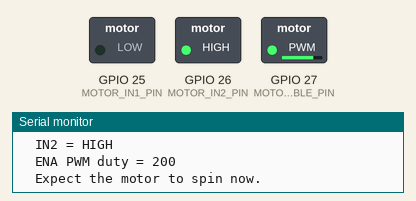
This sketch was run on a simulated ESP32. On the bench: switched loads named in the sketch (green lamp = pin HIGH), the last lines printed to the serial monitor.

Above: at 0.55 s.
At 4.25 s:
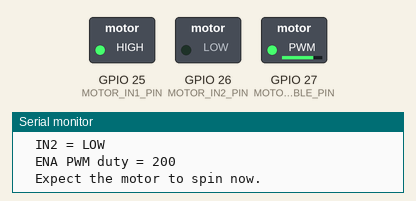
At 8.05 s:
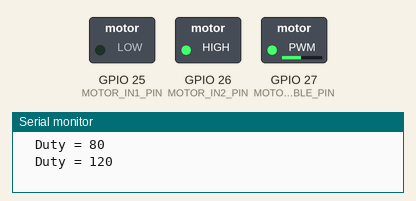
At 15.55 s:
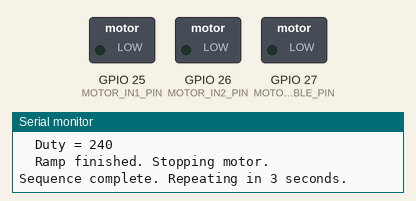
Timing chart, 0 to 20.2 s (numbered marks = the images above):
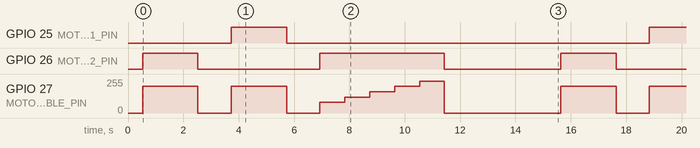

The sketch:

Motor_Pin_Test.ino
```cpp
#include <Arduino.h>

// Select which wiring layout to test.
// 0 = ESP32 driver used in this repo: IN1/IN2/ENA on 25/26/27
// 1 = Arduino Motor Shield style: DIRECTION/PWM/BRAKE on 12/3/9
// Uncomment one of the lines below to force a layout.
// #define MOTOR_TEST_LAYOUT 0
// #define MOTOR_TEST_LAYOUT 1
#ifndef MOTOR_TEST_LAYOUT
  #if defined(ARDUINO_ARCH_ESP32)
    #define MOTOR_TEST_LAYOUT 0
  #else
    #define MOTOR_TEST_LAYOUT 1
  #endif
#endif

constexpr unsigned long RUN_TIME_MS = 2000;
constexpr unsigned long STOP_TIME_MS = 1200;

#if MOTOR_TEST_LAYOUT == 0
constexpr int MOTOR_IN1_PIN = 25;
constexpr int MOTOR_IN2_PIN = 26;
constexpr int MOTOR_ENABLE_PIN = 27;
constexpr int MOTOR_PWM_FREQ = 20000;
constexpr int MOTOR_PWM_RESOLUTION = 8;
constexpr int TEST_DUTY = 200;
const int rampDuties[] = {80, 120, 160, 200, 240};
#elif MOTOR_TEST_LAYOUT == 1
constexpr int DIRECTION_PIN = 12;
constexpr int PWM_PIN = 3;
constexpr int BRAKE_PIN = 9;
constexpr int TEST_DUTY = 110;
const int rampDuties[] = {60, 90, 120, 150, 180};
#else
  #error Unsupported MOTOR_TEST_LAYOUT value
#endif

constexpr size_t RAMP_STEP_COUNT = sizeof(rampDuties) / sizeof(rampDuties[0]);

void stopMotor() {
#if MOTOR_TEST_LAYOUT == 0
  digitalWrite(MOTOR_IN1_PIN, LOW);
  digitalWrite(MOTOR_IN2_PIN, LOW);
  ledcWrite(MOTOR_ENABLE_PIN, 0);
#else
  analogWrite(PWM_PIN, 0);
  digitalWrite(BRAKE_PIN, HIGH);
#endif
}

void driveDirectionA(int duty) {
#if MOTOR_TEST_LAYOUT == 0
  digitalWrite(MOTOR_IN1_PIN, LOW);
  digitalWrite(MOTOR_IN2_PIN, HIGH);
  ledcWrite(MOTOR_ENABLE_PIN, duty);
#else
  digitalWrite(DIRECTION_PIN, LOW);
  digitalWrite(BRAKE_PIN, LOW);
  analogWrite(PWM_PIN, duty);
#endif
}

void driveDirectionB(int duty) {
#if MOTOR_TEST_LAYOUT == 0
  digitalWrite(MOTOR_IN1_PIN, HIGH);
  digitalWrite(MOTOR_IN2_PIN, LOW);
  ledcWrite(MOTOR_ENABLE_PIN, duty);
#else
  digitalWrite(DIRECTION_PIN, HIGH);
  digitalWrite(BRAKE_PIN, LOW);
  analogWrite(PWM_PIN, duty);
#endif
}

void printPins() {
#if MOTOR_TEST_LAYOUT == 0
  Serial.println("Layout: ESP32 IN1/IN2/ENA");
  Serial.print("IN1 pin: ");
  Serial.println(MOTOR_IN1_PIN);
  Serial.print("IN2 pin: ");
  Serial.println(MOTOR_IN2_PIN);
  Serial.print("ENA pin: ");
  Serial.println(MOTOR_ENABLE_PIN);
#else
  Serial.println("Layout: Arduino DIRECTION/PWM/BRAKE");
  Serial.print("Direction pin: ");
  Serial.println(DIRECTION_PIN);
  Serial.print("PWM pin: ");
  Serial.println(PWM_PIN);
  Serial.print("Brake pin: ");
  Serial.println(BRAKE_PIN);
#endif
}

void printDirectionState(const char* label, bool directionA, int duty) {
  Serial.println();
  Serial.print(label);
  Serial.println(":");

#if MOTOR_TEST_LAYOUT == 0
  Serial.print("  IN1 = ");
  Serial.println(directionA ? "LOW" : "HIGH");
  Serial.print("  IN2 = ");
  Serial.println(directionA ? "HIGH" : "LOW");
  Serial.print("  ENA PWM duty = ");
  Serial.println(duty);
#else
  Serial.print("  DIRECTION = ");
  Serial.println(directionA ? "LOW" : "HIGH");
  Serial.println("  BRAKE = LOW");
  Serial.print("  PWM duty = ");
  Serial.println(duty);
#endif

  Serial.println("  Expect the motor to spin now.");
}

void runDirectionStep(const char* label, bool directionA, int duty) {
  printDirectionState(label, directionA, duty);

  if (directionA) {
    driveDirectionA(duty);
  } else {
    driveDirectionB(duty);
  }

  delay(RUN_TIME_MS);
  Serial.println("  Stopping motor.");
  stopMotor();
  delay(STOP_TIME_MS);
}

void runRampTest() {
  Serial.println();
  Serial.println("PWM ramp test:");
  Serial.println("  Expect the motor speed to increase step by step.");

  for (size_t i = 0; i < RAMP_STEP_COUNT; ++i) {
    const int duty = rampDuties[i];
    Serial.print("  Duty = ");
    Serial.println(duty);
    driveDirectionA(duty);
    delay(900);
  }

  Serial.println("  Ramp finished. Stopping motor.");
  stopMotor();
  delay(STOP_TIME_MS);
}

void setup() {
  Serial.begin(115200);
  delay(500);
  Serial.println();
  Serial.println("Motor pin test booting...");
  Serial.println("Open the Serial Monitor at 115200 baud.");
  printPins();

#if MOTOR_TEST_LAYOUT == 0
  pinMode(MOTOR_IN1_PIN, OUTPUT);
  pinMode(MOTOR_IN2_PIN, OUTPUT);
  pinMode(MOTOR_ENABLE_PIN, OUTPUT);
  ledcAttach(MOTOR_ENABLE_PIN, MOTOR_PWM_FREQ, MOTOR_PWM_RESOLUTION);
#else
  pinMode(DIRECTION_PIN, OUTPUT);
  pinMode(PWM_PIN, OUTPUT);
  pinMode(BRAKE_PIN, OUTPUT);
#endif

  stopMotor();
  Serial.println("The sketch will test both directions, then run a PWM ramp.");
  Serial.println("If direction is reversed, swap the two direction pins in your wiring or code.");
}

void loop() {
  runDirectionStep("Test 1 - Direction A", true, TEST_DUTY);
  runDirectionStep("Test 2 - Direction B", false, TEST_DUTY);
  runRampTest();

  Serial.println();
  Serial.println("Sequence complete. Repeating in 3 seconds.");
  delay(3000);
}
```

Measured:
- by itself, GPIO 25 (MOTOR_IN1_PIN): alternates HIGH for 2.0 s and LOW for 13.1 s
- by itself, GPIO 26 (MOTOR_IN2_PIN): repeats every 15.1 s: LOW 4.4 s, HIGH 4.5 s, LOW 4.2 s, HIGH 2.0 s
- by itself, GPIO 27 (MOTOR_ENABLE_PIN): repeats every 15.1 s: 0/255 1.2 s, 199/255 2.0 s, 0/255 1.2 s, 80/255 0.90 s, 120/255 0.90 s, 159/255 0.90 s, 199/255 0.90 s, 239/255 0.90 s, 0/255 4.2 s, 199/255 2.0 s
